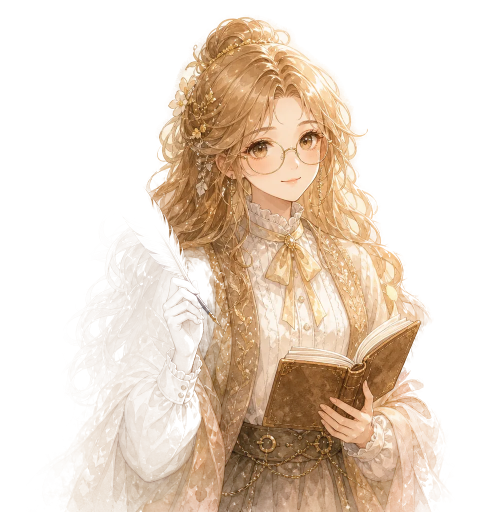
#> input picture assets/lovetypes/guardians/iris.webp, 966 x 1024 px (shown at 1/2 size)
$ python build_guardian_card_assets.py
#> lines starting #> are read from the running program, lines starting #| are printed output that depends on the picture
#!/usr/bin/env python3
from __future__ import annotations

from pathlib import Path

from PIL import Image


ROOT = Path(__file__).resolve().parents[1]
OUTPUT_DIR = ROOT / "assets/lovetypes/guardians/cards"
MAX_EDGE = 560
QUALITY = 82

SOURCES = {
    "iris": ROOT / "assets/lovetypes/guardians/iris.webp",
    "noah": ROOT / "assets/lovetypes/guardians/noah.webp",
    "vivian": ROOT / "assets/lovetypes/guardians/vivian.webp",
    "claire": ROOT / "assets/lovetypes/guardians/claire.webp",
    "dora": ROOT / "assets/lovetypes/guardians/dora.webp",
}


def resize_size(width: int, height: int) -> tuple[int, int]:
    scale = MAX_EDGE / max(width, height)
    if scale >= 1:
        return width, height
    return round(width * scale), round(height * scale)


def main() -> int:
    OUTPUT_DIR.mkdir(parents=True, exist_ok=True)
    for slug, source in SOURCES.items():
        target = OUTPUT_DIR / f"{slug}-card.webp"
        with Image.open(source) as image:
#> image is the input picture: PIL image 966x1024 RGBA; mean R, G, B, A 191.2, 144.8, 99.6, 93.1
            image = image.convert("RGB")
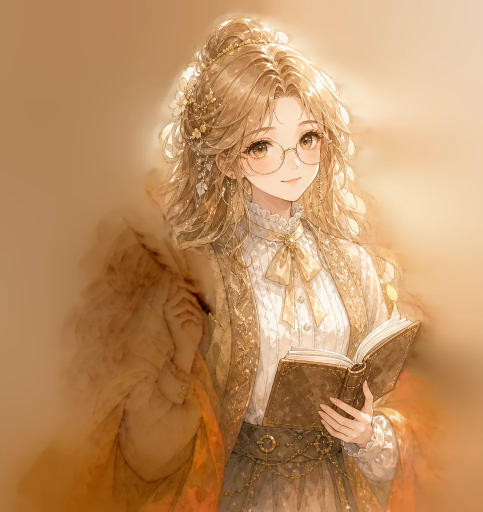
#> image: PIL image 966x1024 RGB (shown at 1/2 size); mean R, G, B 191.2, 144.8, 99.6
            size = resize_size(*image.size)
#> size = (528, 560)
            if size != image.size:
                image = image.resize(size, Image.Resampling.LANCZOS)
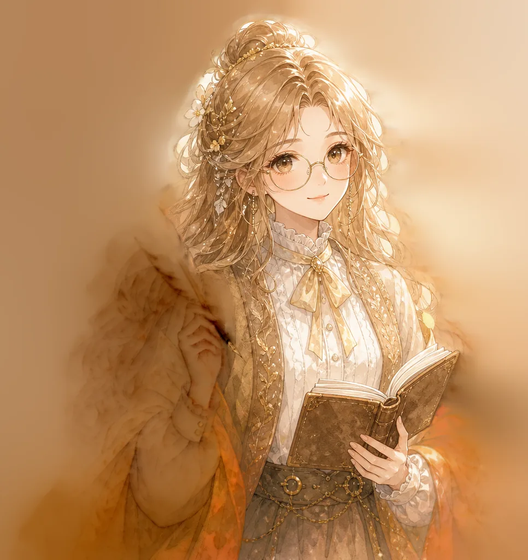
#> image: PIL image 528x560 RGB; mean R, G, B 191.2, 144.8, 99.6
            image.save(target, "WEBP", quality=QUALITY, method=6)
#> (the run stopped early here; a loop or call above may not have finished)

$ run again, with assets/lovetypes/guardians/noah-mobile.webp copied over assets/lovetypes/guardians/iris.webp
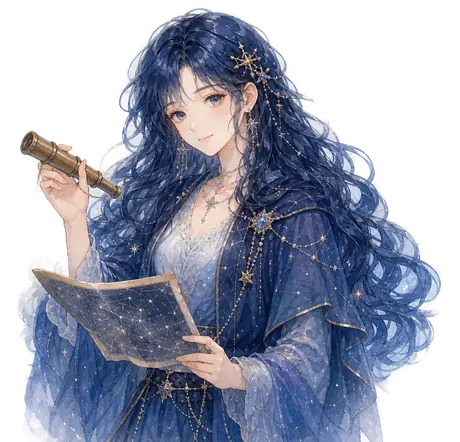
#> input picture assets/lovetypes/guardians/noah-mobile.webp, 460 x 442 px
#> in main, image is the input picture: PIL image 460x442 RGBA; mean R, G, B, A 67.2, 72.9, 91.8, 156.8
#> in main, `image = image.convert("RGB")`:
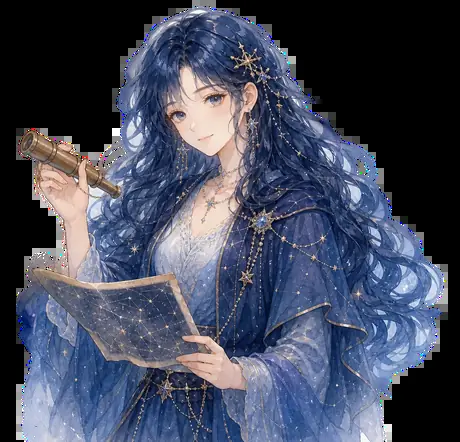
#> image: PIL image 460x442 RGB; mean R, G, B 67.2, 72.9, 91.8

$ run again, with assets/lovetypes/guardians/vivian-mobile.webp copied over assets/lovetypes/guardians/iris.webp
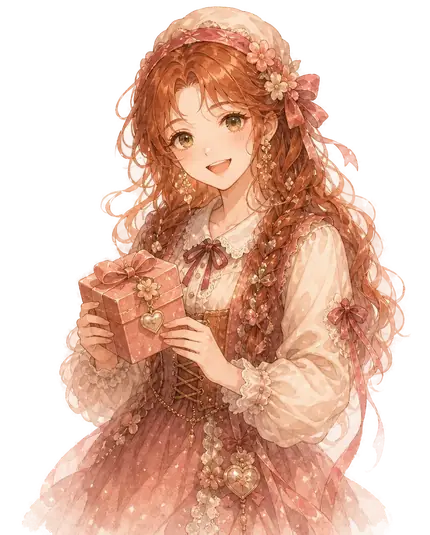
#> input picture assets/lovetypes/guardians/vivian-mobile.webp, 430 x 535 px
#> in main, image is the input picture: PIL image 430x535 RGBA; mean R, G, B, A 135.5, 96.3, 78.1, 148
#> in main, `image = image.convert("RGB")`:
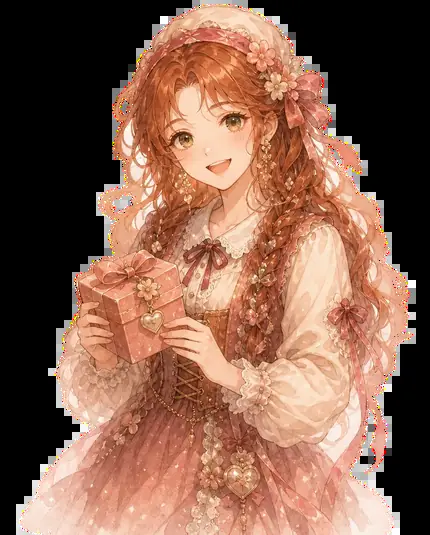
#> image: PIL image 430x535 RGB; mean R, G, B 135.5, 96.3, 78.1

$ run again, with assets/lovetypes/guardians/claire.png saved as assets/lovetypes/guardians/iris.webp
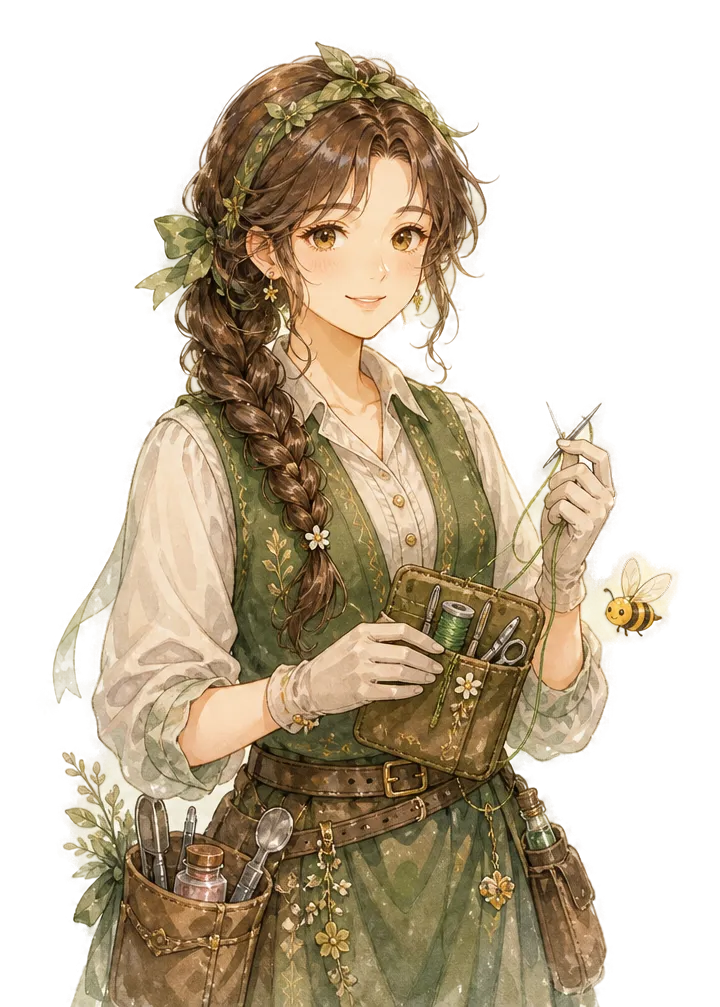
#> input picture assets/lovetypes/guardians/claire.png, 720 x 1007 px
#> in main, image is the input picture: PIL image 720x1007 RGBA; mean R, G, B, A 155.3, 130.5, 93.8, 132.9
#> in main, `image = image.convert("RGB")`:
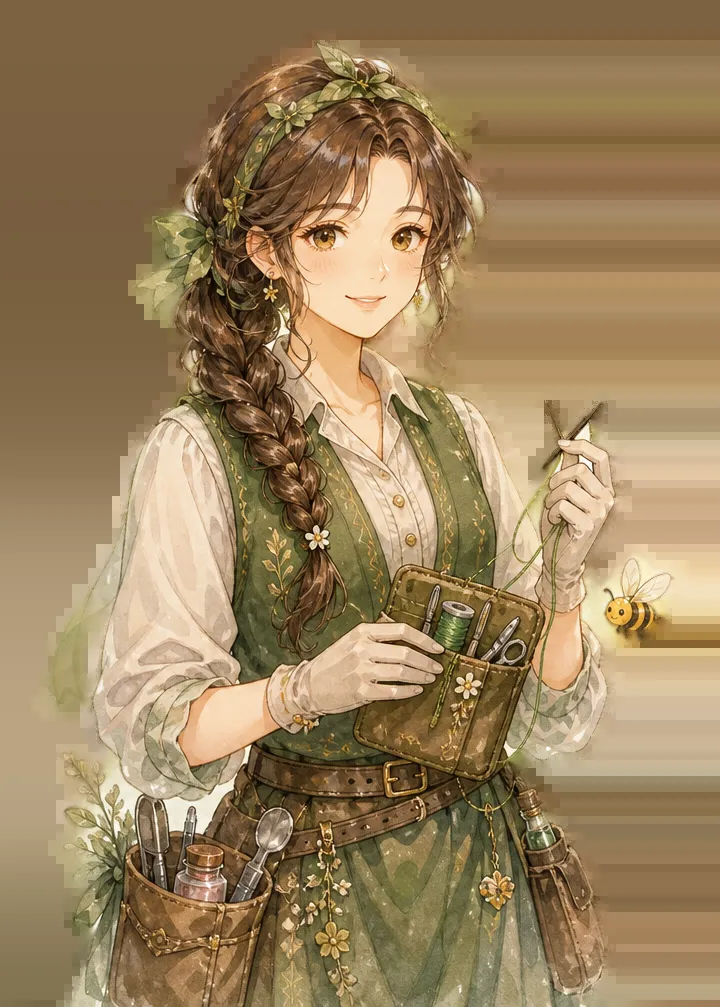
#> image: PIL image 720x1007 RGB; mean R, G, B 155.3, 130.5, 93.8
